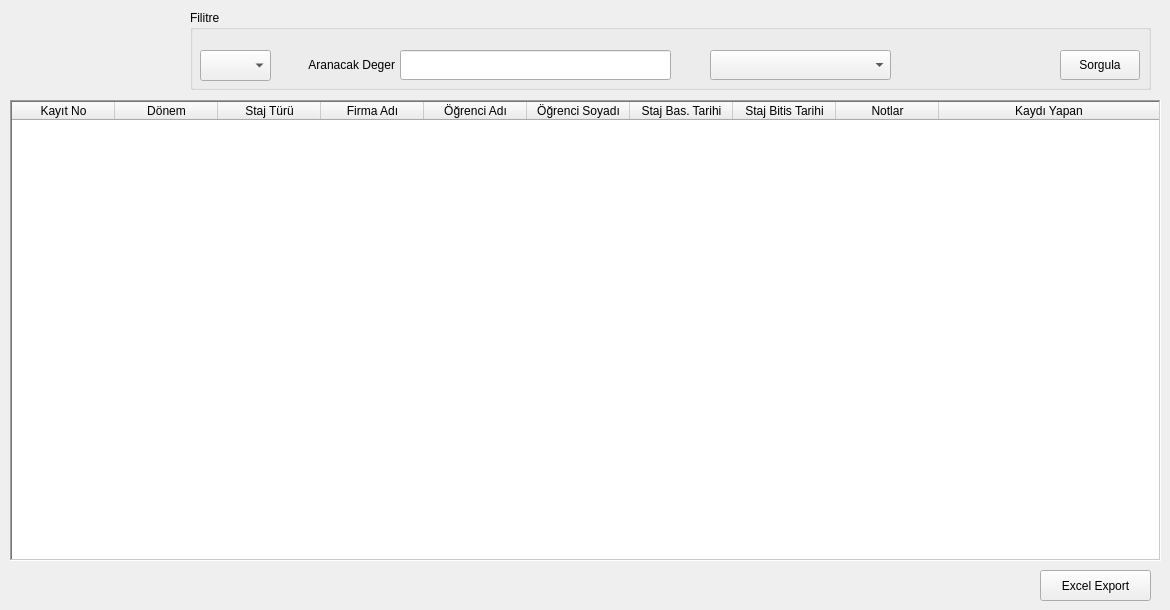
      <widget class="QWidget" name="tab_12">
       <attribute name="title">
        <string>Staj Tüm Liste</string>
       </attribute>
       <widget class="QPushButton" name="pushButton_23">
        <property name="geometry">
         <rect>
          <x>1040</x>
          <y>570</y>
          <width>111</width>
          <height>31</height>
         </rect>
        </property>
        <property name="text">
         <string>Excel Export</string>
        </property>
       </widget>
       <widget class="QTableWidget" name="tableWidget_9">
        <property name="geometry">
         <rect>
          <x>10</x>
          <y>100</y>
          <width>1151</width>
          <height>461</height>
         </rect>
        </property>
        <property name="frameShape">
         <enum>QFrame::WinPanel</enum>
        </property>
        <property name="sizeAdjustPolicy">
         <enum>QAbstractScrollArea::AdjustToContents</enum>
        </property>
        <property name="editTriggers">
         <set>QAbstractItemView::NoEditTriggers</set>
        </property>
        <property name="selectionMode">
         <enum>QAbstractItemView::SingleSelection</enum>
        </property>
        <property name="selectionBehavior">
         <enum>QAbstractItemView::SelectRows</enum>
        </property>
        <property name="sortingEnabled">
         <bool>true</bool>
        </property>
        <attribute name="horizontalHeaderCascadingSectionResizes">
         <bool>true</bool>
        </attribute>
        <attribute name="horizontalHeaderDefaultSectionSize">
         <number>103</number>
        </attribute>
        <attribute name="horizontalHeaderShowSortIndicator" stdset="0">
         <bool>true</bool>
        </attribute>
        <attribute name="horizontalHeaderStretchLastSection">
         <bool>true</bool>
        </attribute>
        <attribute name="verticalHeaderShowSortIndicator" stdset="0">
         <bool>true</bool>
        </attribute>
        <attribute name="verticalHeaderStretchLastSection">
         <bool>true</bool>
        </attribute>
        <column>
         <property name="text">
          <string>Kayıt No</string>
         </property>
        </column>
        <column>
         <property name="text">
          <string>Dönem</string>
         </property>
        </column>
        <column>
         <property name="text">
          <string>Staj Türü</string>
         </property>
        </column>
        <column>
         <property name="text">
          <string>Firma Adı</string>
         </property>
        </column>
        <column>
         <property name="text">
          <string>Öğrenci Adı</string>
         </property>
        </column>
        <column>
         <property name="text">
          <string>Öğrenci Soyadı</string>
         </property>
        </column>
        <column>
         <property name="text">
          <string>Staj Bas. Tarihi</string>
         </property>
        </column>
        <column>
         <property name="text">
          <string>Staj Bitis Tarihi</string>
         </property>
        </column>
        <column>
         <property name="text">
          <string>Notlar</string>
         </property>
        </column>
        <column>
         <property name="text">
          <string>Kaydı Yapan</string>
         </property>
        </column>
       </widget>
       <widget class="QGroupBox" name="groupBox_32">
        <property name="geometry">
         <rect>
          <x>190</x>
          <y>10</y>
          <width>961</width>
          <height>80</height>
         </rect>
        </property>
        <property name="title">
         <string>Filitre</string>
        </property>
        <widget class="QLineEdit" name="lineEdit_56">
         <property name="geometry">
          <rect>
           <x>210</x>
           <y>40</y>
           <width>271</width>
           <height>30</height>
          </rect>
         </property>
         <property name="clearButtonEnabled">
          <bool>true</bool>
         </property>
        </widget>
        <widget class="QPushButton" name="pushButton_24">
         <property name="geometry">
          <rect>
           <x>870</x>
           <y>40</y>
           <width>80</width>
           <height>30</height>
          </rect>
         </property>
         <property name="text">
          <string>Sorgula</string>
         </property>
        </widget>
        <widget class="QComboBox" name="comboBox_11">
         <property name="geometry">
          <rect>
           <x>520</x>
           <y>40</y>
           <width>181</width>
           <height>30</height>
          </rect>
         </property>
         <item>
          <property name="text">
           <string/>
          </property>
         </item>
         <item>
          <property name="text">
           <string>Firma Adı</string>
          </property>
         </item>
         <item>
          <property name="text">
           <string>Öğrenci Adı</string>
          </property>
         </item>
         <item>
          <property name="text">
           <string>Öğrenci Soyadı</string>
          </property>
         </item>
         <item>
          <property name="text">
           <string>Sınıf</string>
          </property>
         </item>
         <item>
          <property name="text">
           <string>Sube</string>
          </property>
         </item>
         <item>
          <property name="text">
           <string>Cinsiyet</string>
          </property>
         </item>
        </widget>
        <widget class="QLabel" name="label_70">
         <property name="geometry">
          <rect>
           <x>84</x>
           <y>40</y>
           <width>121</width>
           <height>30</height>
          </rect>
         </property>
         <property name="text">
          <string>Aranacak Deger</string>
         </property>
         <property name="alignment">
          <set>Qt::AlignRight|Qt::AlignTrailing|Qt::AlignVCenter</set>
         </property>
        </widget>
        <widget class="QComboBox" name="comboBox_22">
         <property name="geometry">
          <rect>
           <x>10</x>
           <y>40</y>
           <width>71</width>
           <height>31</height>
          </rect>
         </property>
         <item>
          <property name="text">
           <string/>
          </property>
         </item>
         <item>
          <property name="text">
           <string>2017</string>
          </property>
         </item>
         <item>
          <property name="text">
           <string>2018</string>
          </property>
         </item>
         <item>
          <property name="text">
           <string>2019</string>
          </property>
         </item>
         <item>
          <property name="text">
           <string>2020</string>
          </property>
         </item>
         <item>
          <property name="text">
           <string>2021</string>
          </property>
         </item>
         <item>
          <property name="text">
           <string>2022</string>
          </property>
         </item>
         <item>
          <property name="text">
           <string>2023</string>
          </property>
         </item>
         <item>
          <property name="text">
           <string>2024</string>
          </property>
         </item>
         <item>
          <property name="text">
           <string>2025</string>
          </property>
         </item>
         <item>
          <property name="text">
           <string>2026</string>
          </property>
         </item>
         <item>
          <property name="text">
           <string>2027</string>
          </property>
         </item>
         <item>
          <property name="text">
           <string>2028</string>
          </property>
         </item>
         <item>
          <property name="text">
           <string>2029</string>
          </property>
         </item>
         <item>
          <property name="text">
           <string>2030</string>
          </property>
         </item>
         <item>
          <property name="text">
           <string>2031</string>
          </property>
         </item>
         <item>
          <property name="text">
           <string>2032</string>
          </property>
         </item>
         <item>
          <property name="text">
           <string>2033</string>
          </property>
         </item>
         <item>
          <property name="text">
           <string>2034</string>
          </property>
         </item>
         <item>
          <property name="text">
           <string>2035</string>
          </property>
         </item>
        </widget>
       </widget>
      </widget>
